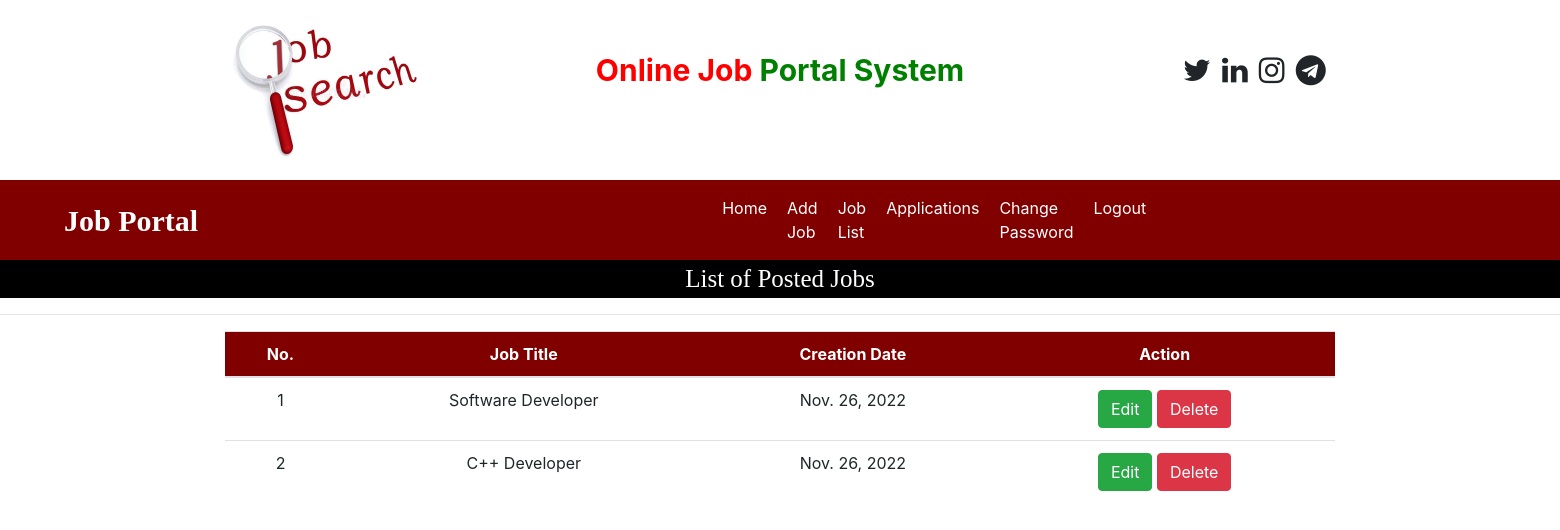
The page /job_list (signed in) on the database its author committed.
### job/models.py (models this page shows, shortened)
class Job(models.Model):
    recruiter = models.ForeignKey(Recruiter, on_delete=models.CASCADE)
    start_date = models.DateField()
    end_date = models.DateField()
    image = models.FileField(null=True)
    title = models.CharField(max_length=100)
    salary = models.IntegerField()
    description = models.CharField(max_length=200)
    experience = models.CharField(max_length=50)
    location = models.CharField(max_length=100)
    skills = models.CharField(max_length=100)
    creation_date = models.DateField()

### job/views.py (the view)
# urls.py: path('job_list', job_list, name="job_list"),
def job_list(request):
    if not request.user.is_authenticated:
        return redirect('recruiter_login')
    user = request.user
    recruiter = Recruiter.objects.get(user=user)
    job = Job.objects.filter(recruiter=recruiter)
    d ={'job':job}
    return render(request, 'job_list.html',d)

### job/templates/job_list.html
{% load static %}
{% block body %}
{% include 'recruiter_navigations.html' %}
<div   class="bef_log_page" style="font-family:'Monotype Corsiva'; font-size:25px; color: white; background-color: black; text-align: center">
    List of Posted Jobs
</div>
<hr>
<div class="container">
<table class="table table-hover" id="example">
    <thead>
    <tr style="background-color: maroon; color: white; text-align: center">
        <th>No.</th>
        <th>Job Title</th>
        <th>Creation Date</th>
        <th>Action</th>
    </tr>
    </thead>
    <tbody>
    {% for i in job %}
    <tr style="text-align: center">
        <td>{{forloop.counter}}</td>
        <td>{{i.title}}</td>
        <td>{{i.creation_date}}</td>
        <td><a href="{% url 'edit_job_details' i.id %}" class="btn btn-success" onclick="return confirm('Edit details?')">Edit</a>
            <a href="{% url 'delete_job' i.id %}" class="btn btn-danger" onclick="return confirm('Delete job?')">Delete</a>
        </td>
    </tr>
    {% endfor %}
    </tbody>
</table>
</div>
{% endblock %}

### rows shown on the page
Job: title "Software Developer", creation_date "Nov. 26, 2022"
Job: title "C++ Developer", creation_date "Nov. 26, 2022"
